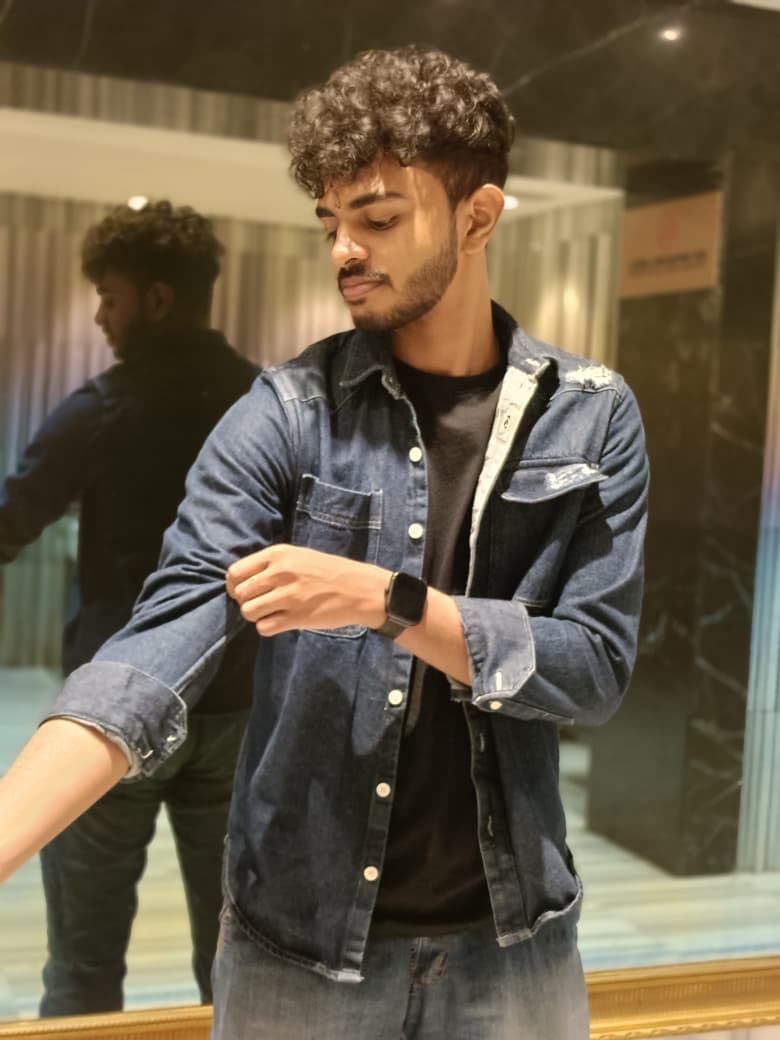
#> input picture dp.jpg, 780 x 1040 px
$ jupyter execute 'EXP4 (1).ipynb'
#> lines starting #> are read from the running program, lines starting #| are printed output that depends on the picture
## Exp-4- Record-Image Transformations

## Name: Renick Fabian Rajesh

## Reg No: 212224230227

[cell 1]
# Import
import cv2
import numpy as np
import matplotlib.pyplot as plt

[cell 2]
# Read the image using OpenCV
image = cv2.imread("dp.jpg", cv2.IMREAD_COLOR)
#> image is the input picture: shape (1040, 780, 3); mean B, G, R 72, 92.2, 104.1

image_rgb = cv2.cvtColor(image, cv2.COLOR_BGR2RGB)

[cell 3]
# Display the image using Matplotlib
plt.figure(figsize=(6,6))
plt.imshow(image_rgb)
plt.title("Original Image")
plt.axis("off")
plt.show()

[cell 4]
# Image Translation
rows, cols = image.shape[:2]
#> rows = 1040; cols = 780

translation_matrix = np.float32([
    [1, 0, 50],
    [0, 1, 80]
])

translated = cv2.warpAffine(image, translation_matrix, (cols, rows))
translated_rgb = cv2.cvtColor(translated, cv2.COLOR_BGR2RGB)

plt.figure(figsize=(10,5))

plt.subplot(1,2,1)
plt.imshow(image_rgb)
plt.title("Original")
plt.axis("off")

plt.subplot(1,2,2)
plt.imshow(translated_rgb)
plt.title("Translated")
plt.axis("off")

plt.show()

[cell 5]
# Image Scaling
downscaled = cv2.resize(image, None, fx=0.5, fy=0.5)
upscaled = cv2.resize(image, None, fx=2, fy=2)

downscaled_rgb = cv2.cvtColor(downscaled, cv2.COLOR_BGR2RGB)
upscaled_rgb = cv2.cvtColor(upscaled, cv2.COLOR_BGR2RGB)

plt.figure(figsize=(15,5))

plt.subplot(1,3,1)
plt.imshow(image_rgb)
plt.title("Original")
plt.axis("off")

plt.subplot(1,3,2)
plt.imshow(downscaled_rgb)
plt.title("Downscaled (0.5x)")
plt.axis("off")

plt.subplot(1,3,3)
plt.imshow(upscaled_rgb)
plt.title("Upscaled (2x)")
plt.axis("off")

plt.show()

[cell 6]
# Image Shearing
rows, cols = image.shape[:2]

horizontal_matrix = np.float32([
    [1, 0.5, 0],
    [0, 1, 0]
])

vertical_matrix = np.float32([
    [1, 0, 0],
    [0.5, 1, 0]
])

horizontal_shear = cv2.warpAffine(image, horizontal_matrix, (cols + 150, rows))
vertical_shear = cv2.warpAffine(image, vertical_matrix, (cols, rows + 150))

horizontal_rgb = cv2.cvtColor(horizontal_shear, cv2.COLOR_BGR2RGB)
vertical_rgb = cv2.cvtColor(vertical_shear, cv2.COLOR_BGR2RGB)

plt.figure(figsize=(15,5))

plt.subplot(1,3,1)
plt.imshow(image_rgb)
plt.title("Original")
plt.axis("off")

plt.subplot(1,3,2)
plt.imshow(horizontal_rgb)
plt.title("Horizontal Shearing")
plt.axis("off")

plt.subplot(1,3,3)
plt.imshow(vertical_rgb)
plt.title("Vertical Shearing")
plt.axis("off")

plt.show()

[cell 7]
# Image Reflection
horizontal_flip = cv2.flip(image, 1)
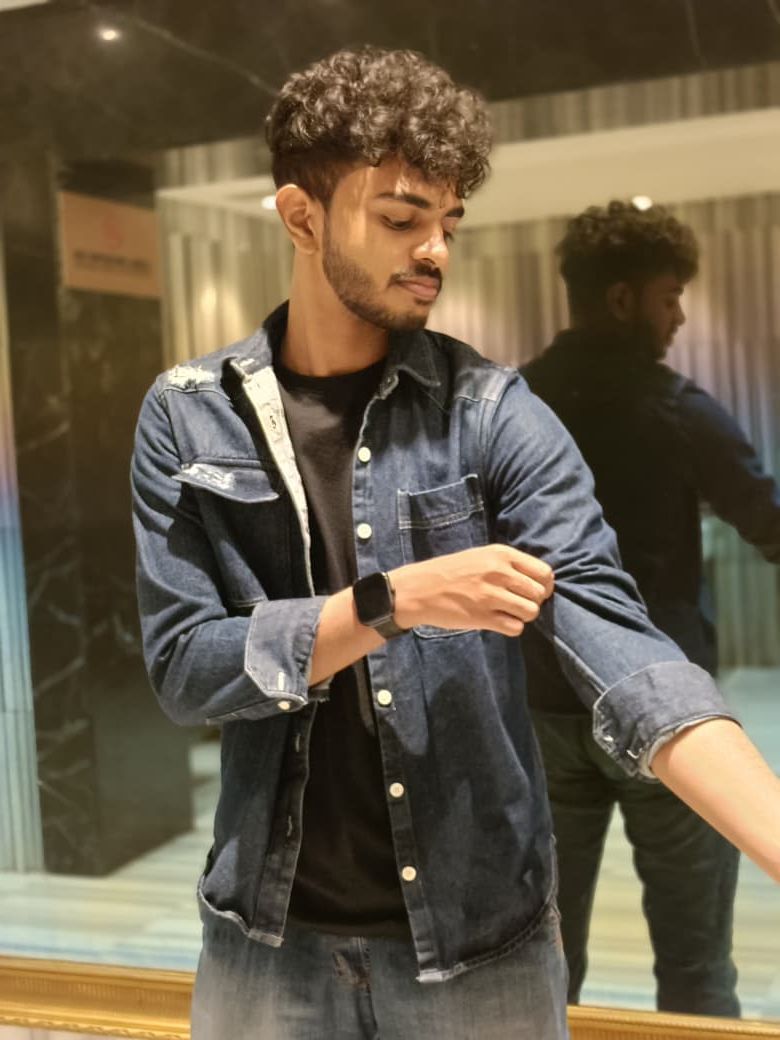
#> horizontal_flip: shape (1040, 780, 3); mean B, G, R 72, 92.2, 104.1
vertical_flip = cv2.flip(image, 0)
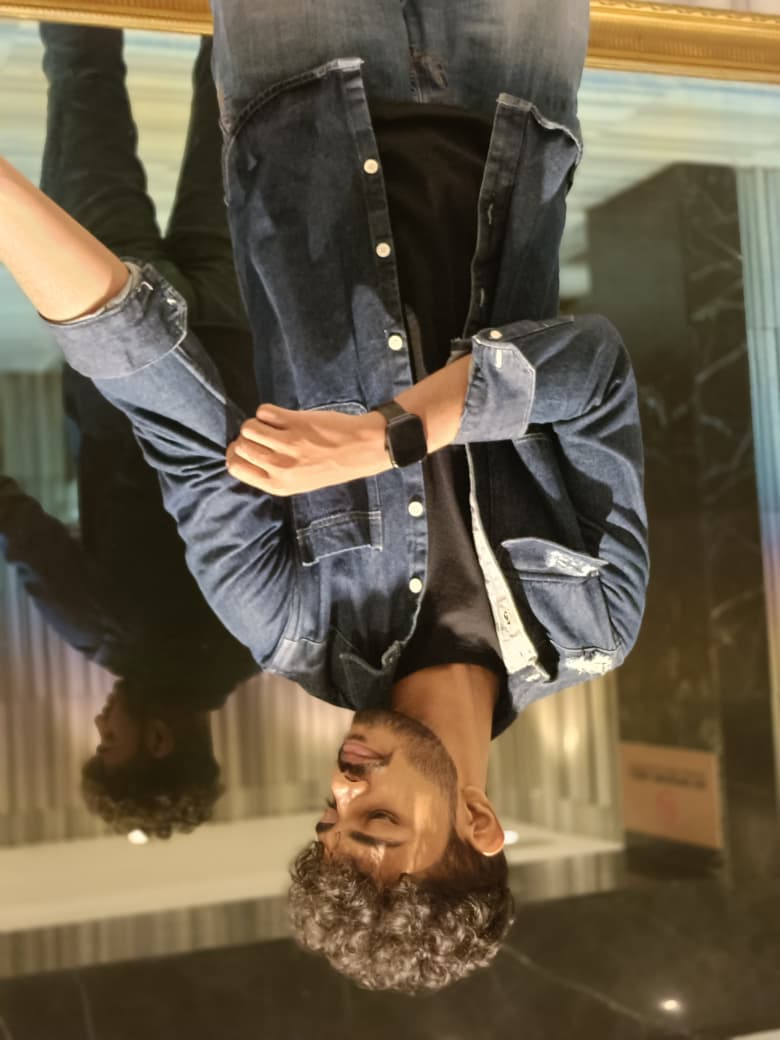
#> vertical_flip: shape (1040, 780, 3); mean B, G, R 72, 92.2, 104.1
both_flip = cv2.flip(image, -1)
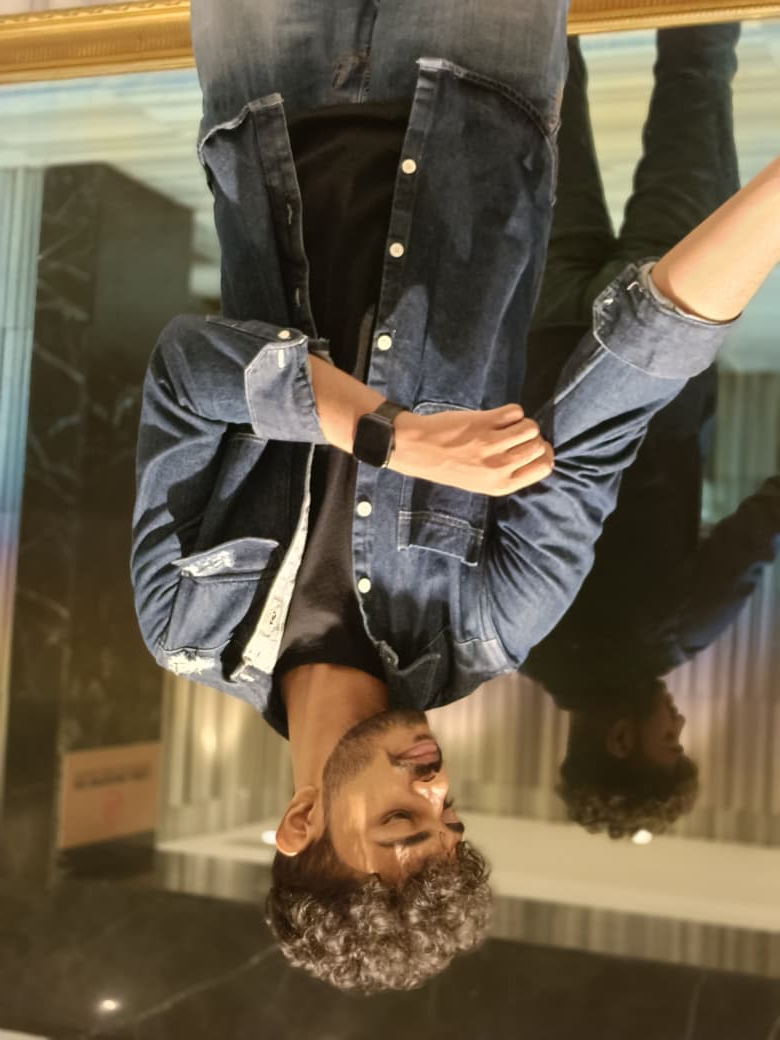
#> both_flip: shape (1040, 780, 3); mean B, G, R 72, 92.2, 104.1

horizontal_rgb = cv2.cvtColor(horizontal_flip, cv2.COLOR_BGR2RGB)
#> horizontal_rgb: shape (1040, 780, 3)
vertical_rgb = cv2.cvtColor(vertical_flip, cv2.COLOR_BGR2RGB)
#> vertical_rgb: shape (1040, 780, 3)
both_rgb = cv2.cvtColor(both_flip, cv2.COLOR_BGR2RGB)

plt.figure(figsize=(15,5))

plt.subplot(1,4,1)
plt.imshow(image_rgb)
plt.title("Original")
plt.axis("off")

plt.subplot(1,4,2)
plt.imshow(horizontal_rgb)
plt.title("Horizontal Reflection")
plt.axis("off")

plt.subplot(1,4,3)
plt.imshow(vertical_rgb)
plt.title("Vertical Reflection")
plt.axis("off")

plt.subplot(1,4,4)
plt.imshow(both_rgb)
plt.title("Both Axes")
plt.axis("off")

plt.show()

[cell 8]
# Image Rotation
rows, cols = image.shape[:2]
center = (cols // 2, rows // 2)
#> center = (390, 520)

rotation45 = cv2.getRotationMatrix2D(center, 45, 1)
rotation90 = cv2.getRotationMatrix2D(center, 90, 1)

rotated45 = cv2.warpAffine(image, rotation45, (cols, rows))
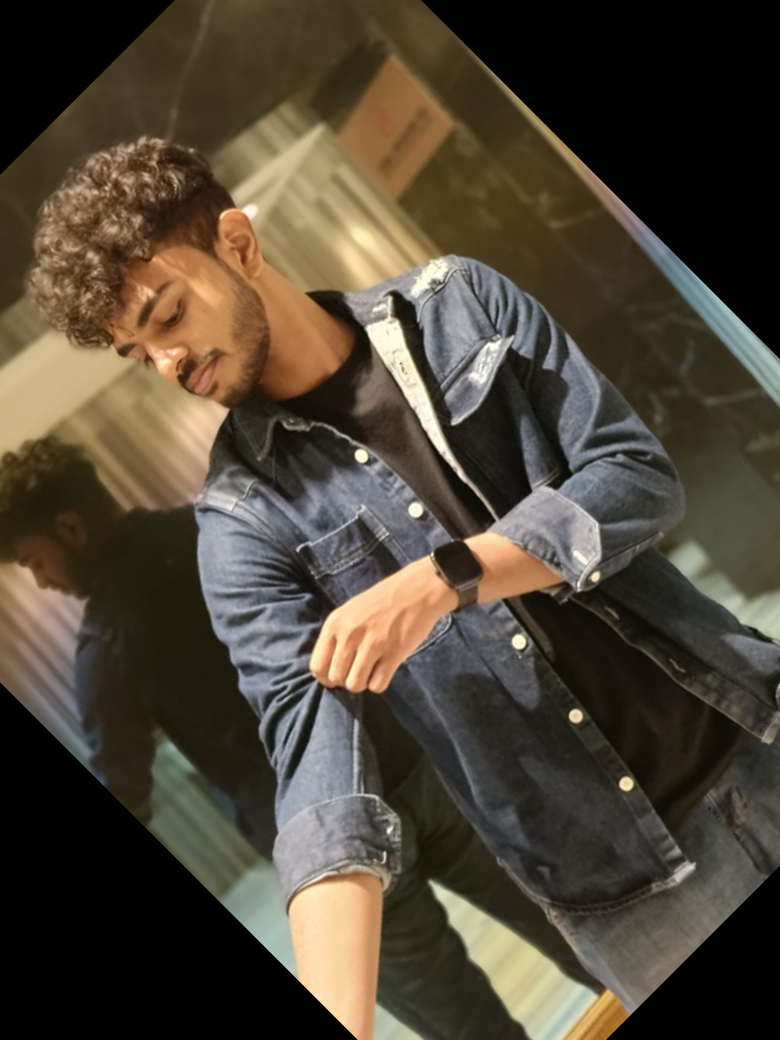
#> rotated45: shape (1040, 780, 3); mean B, G, R 54.9, 69.2, 78.4
rotated90 = cv2.warpAffine(image, rotation90, (cols, rows))
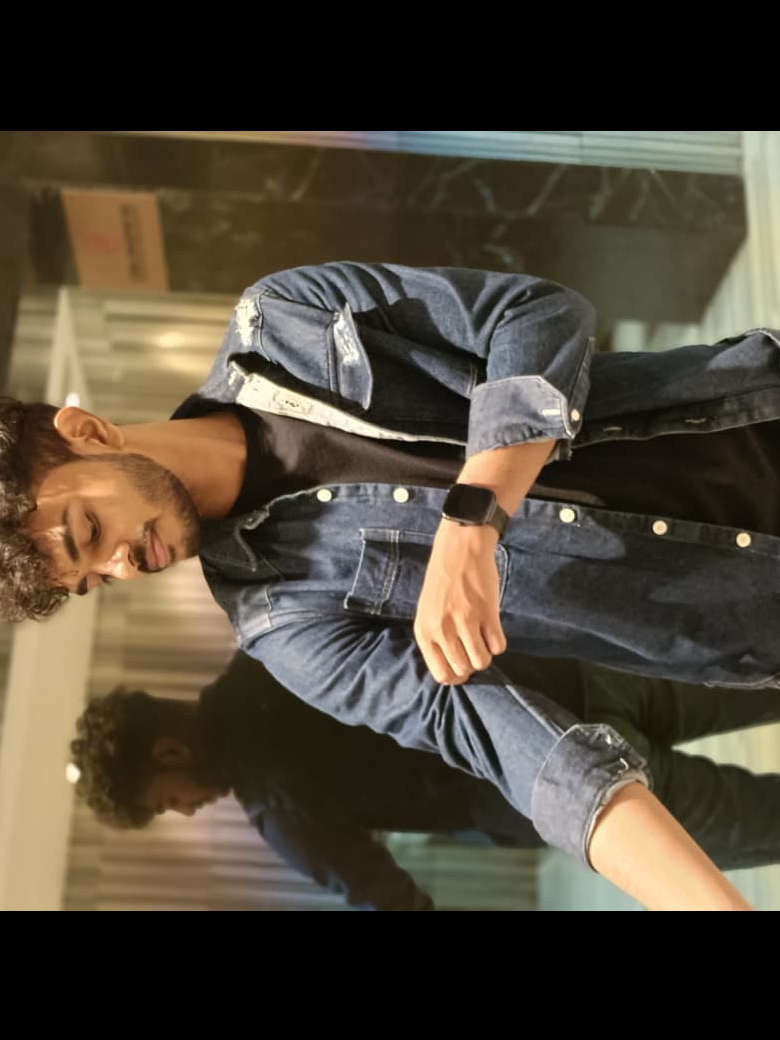
#> rotated90: shape (1040, 780, 3); mean B, G, R 55, 68.9, 77.5

rotated45_rgb = cv2.cvtColor(rotated45, cv2.COLOR_BGR2RGB)
rotated90_rgb = cv2.cvtColor(rotated90, cv2.COLOR_BGR2RGB)

plt.figure(figsize=(15,5))

plt.subplot(1,3,1)
plt.imshow(image_rgb)
plt.title("Original")
plt.axis("off")

plt.subplot(1,3,2)
plt.imshow(rotated45_rgb)
plt.title("45° Rotation")
plt.axis("off")

plt.subplot(1,3,3)
plt.imshow(rotated90_rgb)
plt.title("90° Rotation")
plt.axis("off")

plt.show()

$ run again, with baseball.jpg copied over dp.jpg
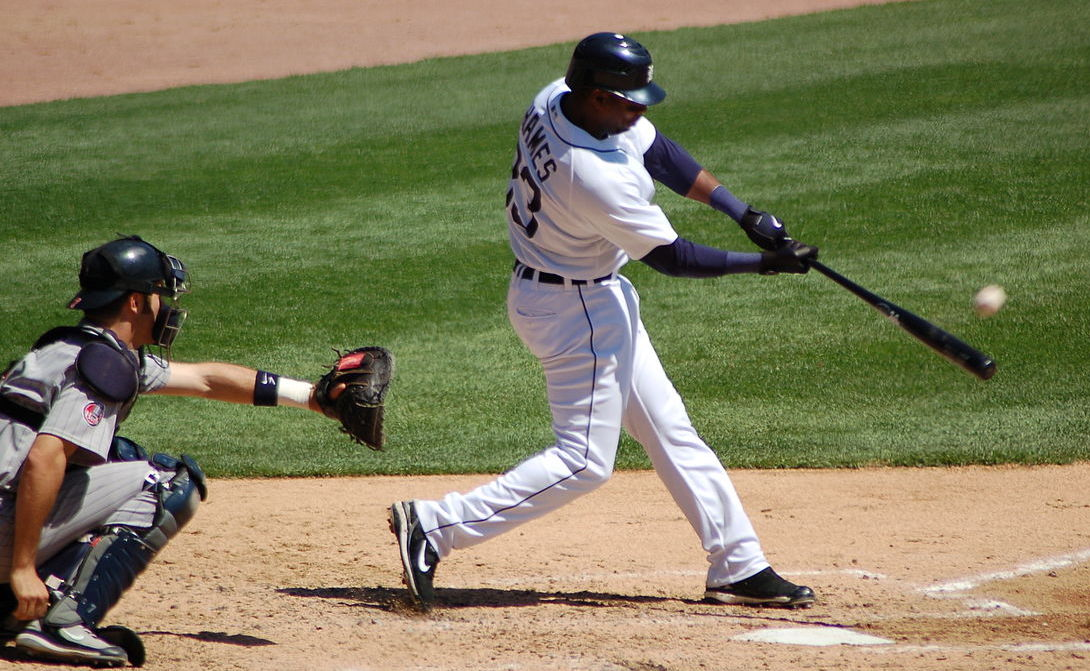
#> input picture baseball.jpg, 1090 x 671 px
#> image is the input picture: shape (671, 1090, 3); mean B, G, R 92.2, 124.4, 126.7
#> `vertical_shear = cv2.warpAffine(image, vertical_matrix, (cols, rows + ..`:
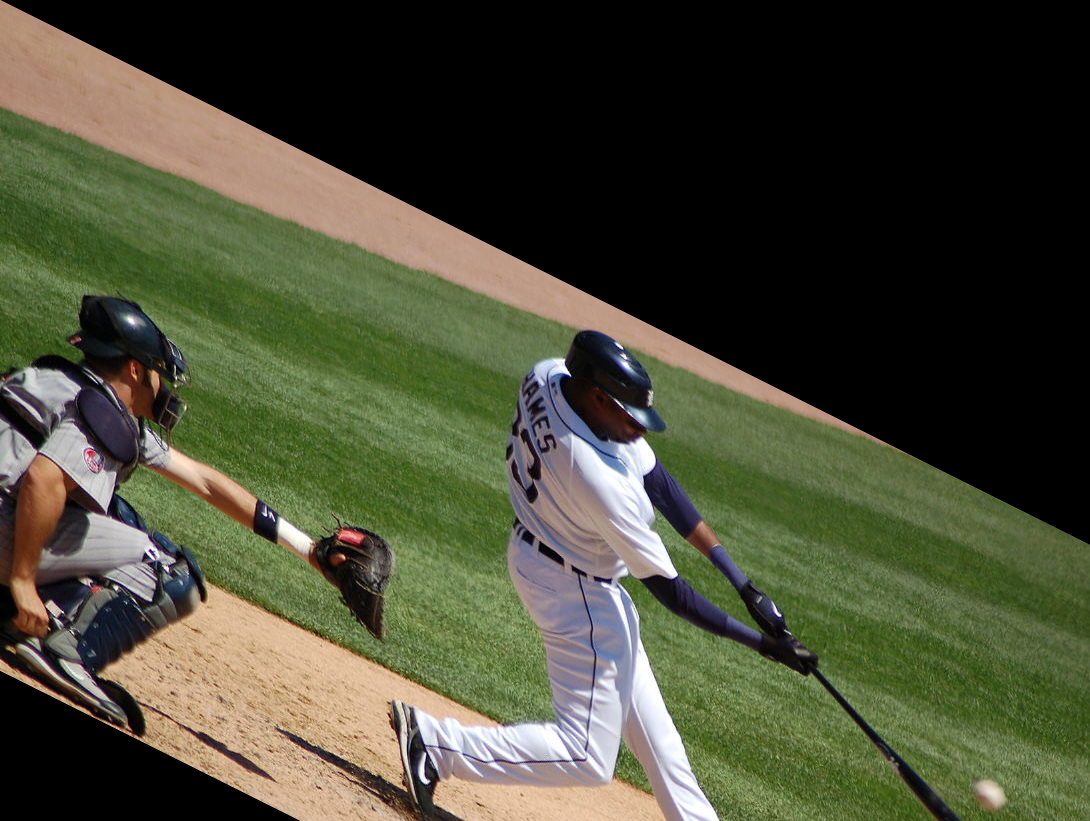
#> vertical_shear: shape (821, 1090, 3); mean B, G, R 54.5, 75, 73.3
#> `horizontal_flip = cv2.flip(image, 1)`:
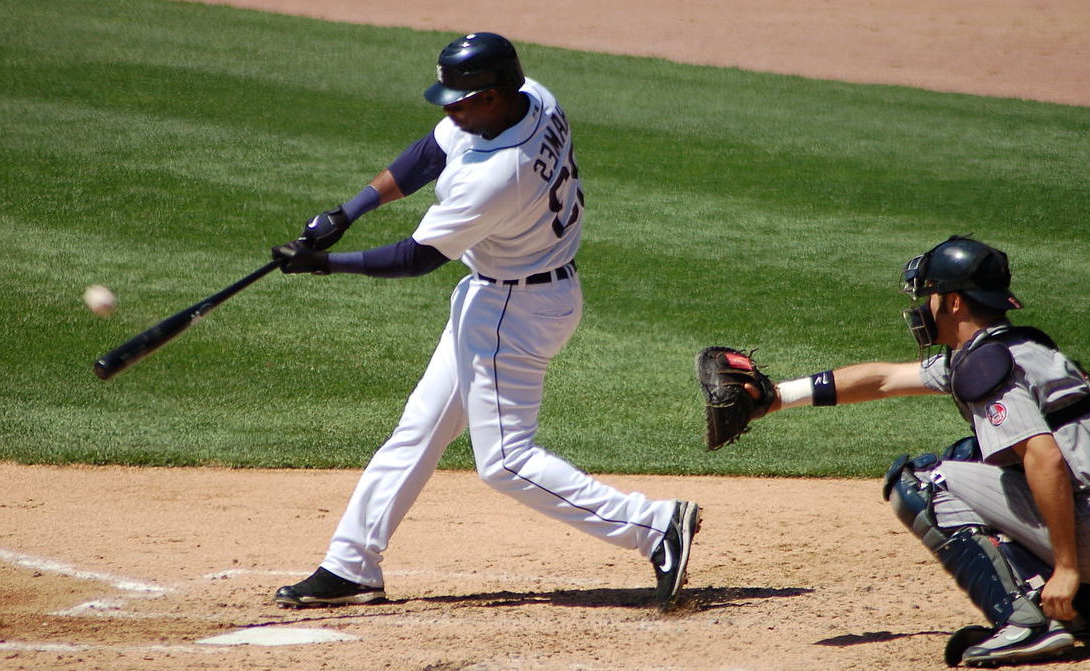
#> horizontal_flip: shape (671, 1090, 3); mean B, G, R 92.2, 124.4, 126.7
